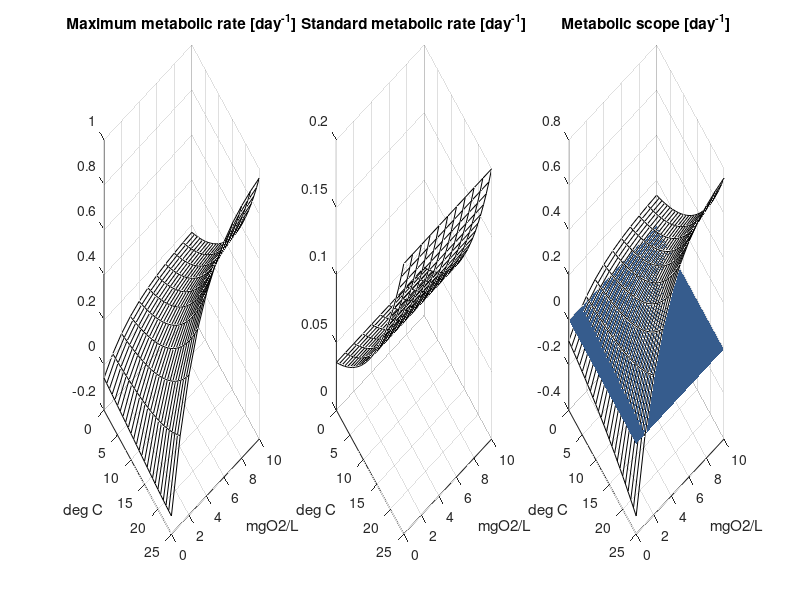

Write the MATLAB code that produced this figure.
t = 0:1:25; % [degree C] temperature
Cw = 0:1:10; % [mgO2/L] Oxygen concentration in the water

T0 = 0.1; % [day^-1] standard metabolic rate of fish at 15 degrees
M0 = 0.5; % [day^-1] maximum  metabolic rate of fish at 15 degrees

Q10 = 2; % [-] for starters let's not complicate things

aM = -0.33; % [L/mgO2] coefficient for the dependency in O2 - weird units
bM = @(temp) 0.28-0.1*temp/15;  % [-]

S = @(temp) T0*Q10.^((temp-15)/10);
M = @(temp,O2) M0*Q10.^((temp-15)/10).*(1-exp(aM*O2)'.*exp(bM(temp)));

MMR = M(t,Cw); %maximum metabolic rate
SMR = S(t); SMR = repmat(SMR,size(Cw,2),1); %standard metabolic rate

subplot(131)
surf(Cw,t,MMR','FaceColor','none')
xlabel('mgO2/L')
ylabel('deg C')
set(gca,'ydir','reverse')
title('Maximum metabolic rate [day^-^1]')

subplot(132)
surf(Cw,t,SMR','FaceColor','none')
xlabel('mgO2/L')
ylabel('deg C')
set(gca,'ydir','reverse')
title('Standard metabolic rate [day^-^1]')

subplot(133)
surf(Cw,t,(MMR-SMR)','FaceColor','none')
xlabel('mgO2/L')
ylabel('deg C')
set(gca,'ydir','reverse')
title('Metabolic scope [day^-^1]')
hold on
surf(Cw,t,zeros(size(Cw,2),size(t,2))','LineStyle','none')